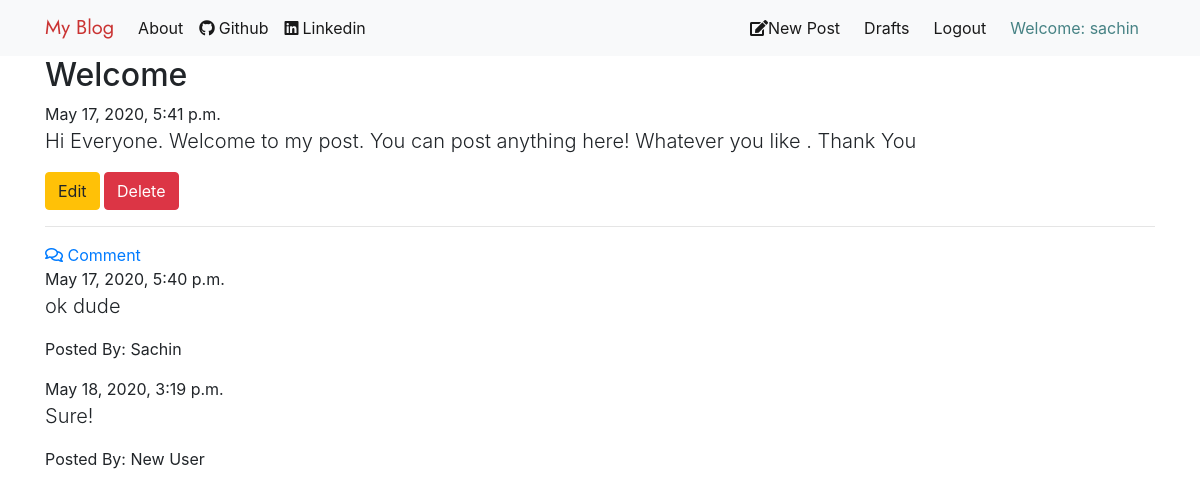
The page /post/8/ (signed in) on the database its author committed.
### blog/models.py (models this page shows, shortened)
class Post(models.Model):
    author = models.ForeignKey(User,on_delete=models.CASCADE)
    title = models.CharField(max_length=200)
    text = models.TextField()
    created_date = models.DateTimeField(default=timezone.now)
    published_date = models.DateTimeField(blank=True,null=True)

class Comment(models.Model):
    post = models.ForeignKey('blog.Post',related_name='comments',on_delete=models.CASCADE)
    author = models.CharField(max_length=20)
    text = models.TextField()
    created_date = models.DateTimeField(default=timezone.now)
    approved_comment = models.BooleanField(default=False)

### blog/views.py (the view)
# urls.py: path('post/<int:pk>/',views.PostDetailView.as_view(),name='post_detail'),
class PostDetailView(DetailView):
    model = Post

### blog/templates/blog/post_detail.html (shortened to what this page needs)
{% extends "blog/base.html" %}
{% block content %}
<h2>{{ post.title }}</h2>
  {% if post.published_date %}
    <div class="">
      {{ post.published_date }}
    </div>
  {% else %}
    <a class="btn btn-info" href="{% url 'post_publish' pk=post.pk %}">Publish</a>
  {% endif %}
    <p class="lead">{{ post.text }}</p>
  {% if user.is_authenticated %}
    <a class="btn btn-warning" href="{% url 'post_update' pk=post.pk %}">Edit</a>
    <a class="btn btn-danger" href="{% url 'post_delete' pk=post.pk %}">Delete</a>
  {% endif %}
  <hr>
  <a href="{% url 'add_comment_to_post' pk=post.pk %}"><i class="far fa-comments"></i> Comment</a>
  <div class="">
    {% for comment in post.comments.all %}
      {% if user.is_authenticated or comment.approved_comment %}
        {{ comment.created_date }}
          <p class="lead">{{ comment.text }}</p>
          <p>Posted By: {{ comment.author}}</p>
      {% endif %}
      {% empty %}
      <p>No Comments!</p>
    {% endfor %}
  </div>
{% endblock %}

### blog/templates/blog/base.html (shortened to what this page needs)
<!DOCTYPE html>
{% load staticfiles %}
<html lang="en" dir="ltr">
  <head>
    <link rel="stylesheet" href="https://stackpath.bootstrapcdn.com/bootstrap/4.4.1/css/bootstrap.min.css">
    <link rel="stylesheet" href="{% static 'css/blog.css' %}">
    <link rel="stylesheet" href="https://pro.fontawesome.com/releases/v5.10.0/css/all.css"/>
  </head>
  <body>
      <nav class="navbar navbar-expand-lg navbar-light bg-light">
        <div class="container">
        <a class="navbar-brand brand" href="{% url 'post_list' %}">My Blog</a>
        <div class="collapse navbar-collapse" id="navbarSupportedContent">
          <ul class="navbar-nav mr-auto">
            <li class="nav-item active">
              <a class="nav-link" href="{% url 'about'%}">About</a>
            </li>
            <li class="nav-item active">
              <a class="nav-link" href="https://www.github.com"><i class="fab fa-github mr-1"></i>Github</a>
            </li>
            <li class="nav-item active">
              <a class="nav-link" href="https://www.linkedin.com"><i class="fab fa-linkedin mr-1"></i>Linkedin</a>
            </li>
          </ul>
          <ul class="navbar-nav justify-content-end">
            {% if user.is_authenticated %}
              <li class="mr-sm-2 active">
                <a class="nav-link" href="{% url 'post_create' %}"><i class="fas fa-edit"></i>New Post</a>
              </li>
              <li class="mr-sm-2 active">
                <a class="nav-link" href="{% url 'draft_list' %}">Drafts</a>
              </li>
              <li class="mr-sm-2 active">
                <a class="nav-link logout" href="{% url 'logout' %}">Logout</a>
              </li>
              <li class="mr-sm-2 nav-link active welcome">Welcome: {{ user.username }}</li>
            {% else %}
              <li class="mr-sm-2">
                <a class="nav-link login" href="{% url 'login'%}"><i class="fas fa-user mr-1"></i>Login</a>
              </li>
            {% endif %}
          </ul>
        </div>
        </div>
      </nav>
      <div class="container">
        {% block content %}
        {% endblock %}
      </div>
  </body>
</html>

### blog/static/css/blog.css (style rules this page uses)
.brand { font-family: 'Jost'; }
.navbar-light .navbar-nav .nav-link { color: #468284; }
.navbar-light .navbar-brand { color: #CA3433; }
.navbar-light .navbar-nav .active .welcome>.nav-link, .navbar-light .navbar-nav .nav-link.active, .navbar-light .navbar-nav .nav-link.show, .navbar-light .navbar-nav .show>.nav-link { color: #468284; }

### rows shown on the page
Post: title "Welcome", published_date "May 17, 2020, 5:41 p.m.", text "Hi Everyone. Welcome to my post. You can post anything here! Whatever you like . Thank You"
Comment: created_date "May 17, 2020, 5:40 p.m.", text "ok dude", author "Sachin"
Comment: created_date "May 18, 2020, 3:19 p.m.", text "Sure!", author "New User"

### other values the page prints
{{ user.username }} "sachin"
